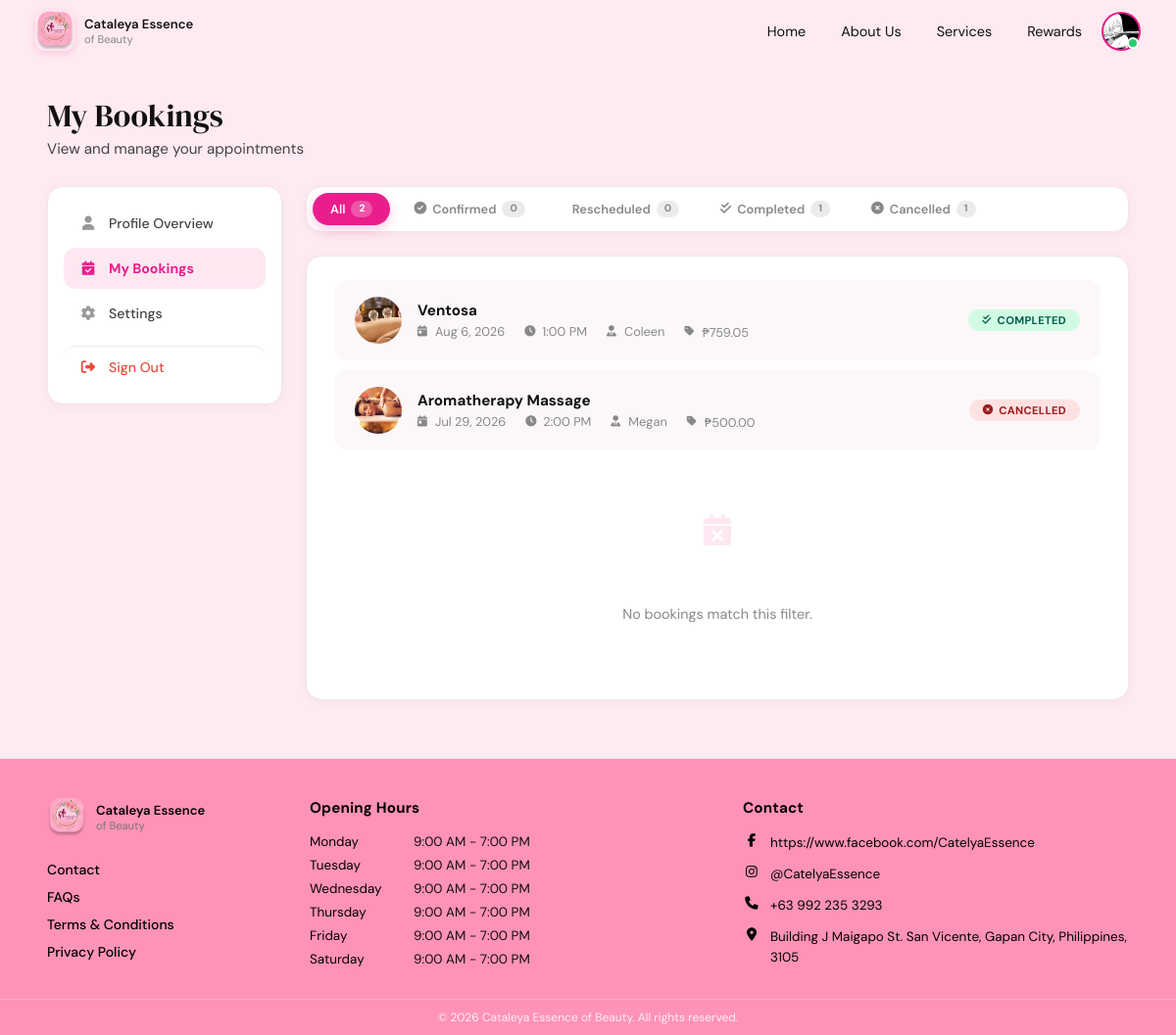
The page /Php/bookings.php (signed in) on the database its author committed.
### tables this page shows
CREATE TABLE `users` (
  `id` int NOT NULL,
  `full_name` varchar(100) NOT NULL,
  `email` varchar(100) NOT NULL,
  `phone` varchar(20) DEFAULT NULL,
  `address_line1` varchar(255) DEFAULT NULL,
  `address_line2` varchar(255) DEFAULT NULL,
  `city` varchar(100) DEFAULT NULL,
  `province` varchar(100) DEFAULT NULL,
  `postal_code` varchar(20) DEFAULT NULL,
  `password_hash` varchar(255) NOT NULL,
  `profile_photo` varchar(255) DEFAULT NULL,
  `is_verified` tinyint(1) DEFAULT '0',
  `created_at` timestamp NULL DEFAULT CURRENT_TIMESTAMP,
  `is_admin` tinyint(1) DEFAULT '0'
);

CREATE TABLE `bookings` (
  `id` int NOT NULL,
  `user_id` int NOT NULL,
  `service_id` int NOT NULL,
  `staff_id` int DEFAULT NULL,
  `booking_date` varchar(50) NOT NULL,
  `booking_time` time NOT NULL,
  `deadline` datetime DEFAULT NULL,
  `status` enum('pending','confirmed','rescheduled','completed','cancelled') DEFAULT 'confirmed',
  `auto_cancelled` tinyint(1) DEFAULT '0',
  `total_amount` decimal(10,2) NOT NULL,
  `notes` text,
  `created_at` timestamp NULL DEFAULT CURRENT_TIMESTAMP,
  `updated_at` timestamp NULL DEFAULT CURRENT_TIMESTAMP ON UPDATE CURRENT_TIMESTAMP,
  `active_user_slot_key` varchar(128) GENERATED ALWAYS AS (case when (`status` in (_utf8mb4'confirmed',_utf8mb4'rescheduled')) then concat(`user_id`,_utf8mb4'|',`booking_date`,_utf8mb4'|',`booking_time`) else NULL end) STORED,
  `active_slot_key` varchar(128) GENERATED ALWAYS AS (case when (`status` in (_utf8mb4'confirmed',_utf8mb4'rescheduled')) then concat(`booking_date`,_utf8mb4'|',`booking_time`) else NULL end) STORED
);

CREATE TABLE `services` (
  `id` int NOT NULL,
  `name` varchar(255) NOT NULL,
  `description` text,
  `main_category` enum('Beauty Services','Spa Massage') NOT NULL,
  `sub_category` varchar(100) NOT NULL,
  `price` decimal(10,2) NOT NULL,
  `duration_minutes` int DEFAULT NULL,
  `image_url` varchar(255) DEFAULT NULL,
  `is_active` tinyint(1) DEFAULT '1',
  `created_at` timestamp NULL DEFAULT CURRENT_TIMESTAMP,
  `updated_at` timestamp NULL DEFAULT CURRENT_TIMESTAMP ON UPDATE CURRENT_TIMESTAMP
);

CREATE TABLE `staff` (
  `id` int NOT NULL,
  `full_name` varchar(100) NOT NULL,
  `email` varchar(100) DEFAULT NULL,
  `phone` varchar(20) DEFAULT NULL,
  `specialization` varchar(255) DEFAULT NULL,
  `is_available` tinyint(1) DEFAULT '1',
  `rating` decimal(3,2) DEFAULT '0.00',
  `total_reviews` int DEFAULT '0',
  `created_at` timestamp NULL DEFAULT CURRENT_TIMESTAMP,
  `category` enum('Beauty Services','Spa Massage') NOT NULL DEFAULT 'Beauty Services',
  `title` varchar(100) DEFAULT NULL,
  `image_url` varchar(255) DEFAULT NULL,
  `experience_years` int DEFAULT '0'
);

### Php/bookings.php (the view, shortened to what this page needs)
<?php
require_once __DIR__ . '/../config/database.php';
$user_id = $_SESSION['user_id'];
$sql = "
    SELECT b.id, b.service_id, b.booking_date, b.booking_time, b.status, b.created_at, b.total_amount,
           s.name as service_name, s.image_url as service_image, s.price,
           st.full_name as stylist_name
    FROM bookings b
    JOIN services s ON b.service_id = s.id
    LEFT JOIN staff st ON b.staff_id = st.id
    WHERE b.user_id = ?
      AND b.status IN ('confirmed', 'completed', 'cancelled', 'rescheduled')
    ORDER BY b.booking_date DESC, b.booking_time DESC
";
$stmt = $pdo->prepare($sql);
$stmt->execute([$user_id]);
$bookings = $stmt->fetchAll();
$status_counts = [
    'all' => count($bookings),
    'confirmed' => 0,
    'rescheduled' => 0,
    'completed' => 0,
    'cancelled' => 0
];
foreach ($bookings as $b) {
    if (isset($status_counts[$b['status']])) {
        $status_counts[$b['status']]++;
    }
}
$stmt = $pdo->prepare("SELECT id, full_name, email, profile_photo FROM users WHERE id = ?");
$stmt->execute([$user_id]);
$user = $stmt->fetch();
$name_parts = array_filter(explode(' ', trim($user['full_name'])));
if (count($name_parts) >= 2) {
    $initials = strtoupper(substr(reset($name_parts), 0, 1) . substr(end($name_parts), 0, 1));
} elseif (count($name_parts) === 1) {
    $initials = strtoupper(substr(reset($name_parts), 0, 2));
} else {
    $initials = 'U';
}
?>
<!DOCTYPE html>
<html lang="en">
<head>
    <link rel="stylesheet" href="https://cdnjs.cloudflare.com/ajax/libs/font-awesome/6.5.0/css/all.min.css" />
    <link rel="stylesheet" href="../css/bookings.css" />
    <link rel="stylesheet" href="../css/user-footer.css" />
</head>
<body>
    <header class="navbar">
        <div class="navbar__logo">
            <img src="../img/Rectangle 38 (1).png" class="logo-img" alt="Cataleya Essence of Beauty" />
            <div class="logo-text">
                <span class="logo-name">Cataleya Essence</span>
                <span class="logo-sub">of Beauty</span>
            </div>
        </div>
        <nav class="navbar__links" id="nav-links">
            <a href="home.php" class="nav-link">Home</a>
            <a href="about.php" class="nav-link">About Us</a>
            <a href="serv.php" class="nav-link">Services</a>
            <a href="Rewards.php" class="nav-link">Rewards</a>
        </nav>
        <div class="profile-wrapper" id="profileWrapper">
            <div class="profile-avatar" id="profileAvatar" role="button" aria-haspopup="true" aria-expanded="false">
                <?php if ($user['profile_photo']): ?>
                    <img src="<?php echo htmlspecialchars($user['profile_photo']); ?>" alt="Profile" class="avatar-image" />
                <?php else: ?>
                    <span class="avatar-initials"><?php echo htmlspecialchars($initials); ?></span>
                <?php endif; ?>
                <span class="status-dot"></span>
            </div>
        </div>
    </header>
    <main class="profile-page">
        <div class="profile-header">
            <div>
                <h1>My Bookings</h1>
                <p>View and manage your appointments</p>
            </div>
        </div>
        <div class="profile-layout">
            <aside class="profile-sidebar">
                <nav class="sidebar-nav">
                    <a href="profile.php" class="sidebar-link"><i class="fas fa-user"></i> Profile Overview</a>
                    <a href="bookings.php" class="sidebar-link active"><i class="fas fa-calendar-check"></i> My Bookings</a>
                    <a href="settings.php" class="sidebar-link"><i class="fas fa-cog"></i> Settings</a>
                    <a href="../auth/logout.php" class="sidebar-link sidebar-link--signout"><i class="fas fa-sign-out-alt"></i> Sign Out</a>
                </nav>
            </aside>
            <div class="profile-main">
                <div class="filter-tabs" id="filterTabs" role="toolbar" aria-label="Filter bookings by status">
                    <button type="button" class="filter-tab active" data-status="all" aria-pressed="true">
                        All <span class="count-badge"><?php echo $status_counts['all']; ?></span>
                    </button>
                    <button type="button" class="filter-tab" data-status="confirmed" aria-pressed="false">
                        <i class="fas fa-check-circle"></i> Confirmed <span class="count-badge"><?php echo $status_counts['confirmed']; ?></span>
                    </button>
                    <button type="button" class="filter-tab" data-status="rescheduled" aria-pressed="false">
                        <i class="fas fa-calendar-pen"></i> Rescheduled <span class="count-badge"><?php echo $status_counts['rescheduled']; ?></span>
                    </button>
                    <button type="button" class="filter-tab" data-status="completed" aria-pressed="false">
                        <i class="fas fa-check-double"></i> Completed <span class="count-badge"><?php echo $status_counts['completed']; ?></span>
                    </button>
                    <button type="button" class="filter-tab" data-status="cancelled" aria-pressed="false">
                        <i class="fas fa-times-circle"></i> Cancelled <span class="count-badge"><?php echo $status_counts['cancelled']; ?></span>
                    </button>
                </div>
                <div class="bookings-container" id="bookingsContainer">
                    <?php if (count($bookings) === 0): ?>
                        <div class="empty-state">
                            <i class="fas fa-calendar-plus"></i>
                            <p>You have no bookings yet.</p>
                            <a href="serv.php" class="btn-book-now">Book a Service</a>
                        </div>
                    <?php else: ?>
                        <?php foreach ($bookings as $booking): ?>
                            <div class="booking-card" data-status="<?php echo htmlspecialchars($booking['status']); ?>" data-booking-id="<?php echo $booking['id']; ?>">
                                <div class="booking-icon-wrap">
                                    <?php if ($booking['service_image']): ?>
                                        <img src="<?php echo htmlspecialchars($booking['service_image']); ?>" alt="<?php echo htmlspecialchars($booking['service_name']); ?>" />
                                    <?php else: ?>
                                        <i class="fas fa-spa"></i>
                                    <?php endif; ?>
                                </div>
                                <div class="booking-body">
                                    <span class="service-name"><?php echo htmlspecialchars($booking['service_name']); ?></span>
                                    <div class="booking-meta">
                                        <span><i class="fas fa-calendar-day"></i> <?php echo date('M j, Y', strtotime($booking['booking_date'])); ?></span>
                                        <span><i class="fas fa-clock"></i> <?php echo date('g:i A', strtotime($booking['booking_time'])); ?></span>
                                        <?php if ($booking['stylist_name']): ?>
                                            <span><i class="fas fa-user-tie"></i> <?php echo htmlspecialchars($booking['stylist_name']); ?></span>
                                        <?php endif; ?>
                                        <span><i class="fas fa-tag"></i> ₱<?php echo number_format($booking['total_amount'] ?: $booking['price'], 2); ?></span>
                                    </div>
                                </div>
                                <div class="booking-actions">
                                    <span class="status-badge <?php echo getStatusBadgeClass($booking['status']); ?>">
                                        <i class="fas <?php echo getStatusIcon($booking['status']); ?>"></i>
                                        <?php echo ucfirst($booking['status']); ?>
                                    </span>
                                </div>
                            </div>
                        <?php endforeach; ?>
                    <?php endif; ?>
                    <div class="filter-empty-state" id="filterEmptyState" hidden role="status" aria-live="polite">
                        <i class="fas fa-calendar-xmark" aria-hidden="true"></i>
                        <p>No bookings match this filter.</p>
                    </div>
                </div>
            </div>
        </div>
    </main>
    <?php require __DIR__ . '/includes/user-footer.php'; ?>
</body>
</html>
<?php
function getStatusBadgeClass(string $status): string {
    return match ($status) {
        'confirmed' => 'status-confirmed',
        'rescheduled' => 'status-rescheduled',
        'completed' => 'status-completed',
        'cancelled' => 'status-cancelled',
        default     => 'status-default',
    };
}
function getStatusIcon(string $status): string {
    return match ($status) {
        'confirmed' => 'fa-check-circle',
        'rescheduled' => 'fa-calendar-pen',
        'completed' => 'fa-check-double',
        'cancelled' => 'fa-times-circle',
        default     => 'fa-circle',
    };
}
?>

### rows shown on the page
users: profile_photo (picture)
bookings: service.name (picture), service.name "Ventosa", booking_date "Aug 6, 2026", booking_time "1:00 PM", staff.full_name "Coleen", total_amount "759.05", status "COMPLETED"
bookings: service.image_url (picture), service.name "Aromatherapy Massage", booking_date "Jul 29, 2026", booking_time "2:00 PM", staff.full_name "Megan", total_amount "500.00", status "CANCELLED"

### other values the page prints
$status_counts['all'] "2"
$status_counts['confirmed'] "0"
$status_counts['rescheduled'] "0"
$status_counts['completed'] "1"
$status_counts['cancelled'] "1"
